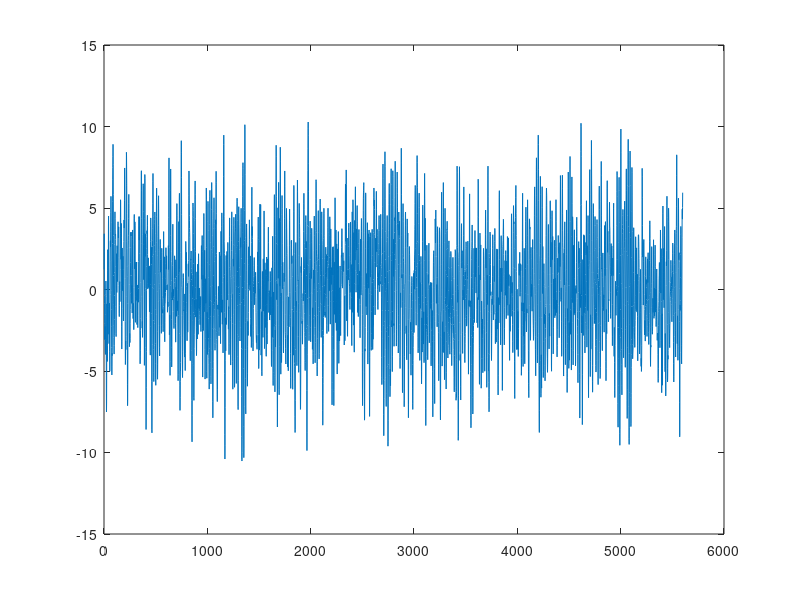

Write the MATLAB code that produced this figure.
clc
clear all
load Processed_signal.mat

y_sig=ensemble_predictions;
plot(y_sig);
am=[];
ka=1;
for i=1:5600
    if y_sig(i) > 9
        am=y_sig(i);
        ja(ka)=i;
        ka=ka+1;
       end
end
 m1=250;
 

% dat1=y_sig(1158:1158+m1);
% dat2=y_sig(1362:1362+m1);
% dat3=y_sig(1974:1974+m1);
% dat4=y_sig(4202:4202+m1);
% dat5=y_sig(4615:4615+m1);
% dat6=y_sig(5001:5001+m1);
% tf92=(dat1+dat2+dat3+dat4+dat5+dat6)/6;
% y=tf92';
% save tf92

dat1=y_sig(1363:1363+m1);
dat2=y_sig(1975:1975+m1);
dat3=y_sig(4202:4202+m1);
dat4=y_sig(4616:4616+m1);
dat5=y_sig(5001:5001+m1);

% 
% dat1=y_sig(88:88+m1);
% dat2=y_sig(749:749+m1);
% dat3=y_sig(1159:1159+m1);
% dat4=y_sig(1365:1365+m1);
% dat5=y_sig(1975:1975+m1);

%dat9=y_sig(5542:5542+m1);
tf95=(dat1+dat2+dat3+dat4+dat5)/5;
y=tf95';
save tf95




